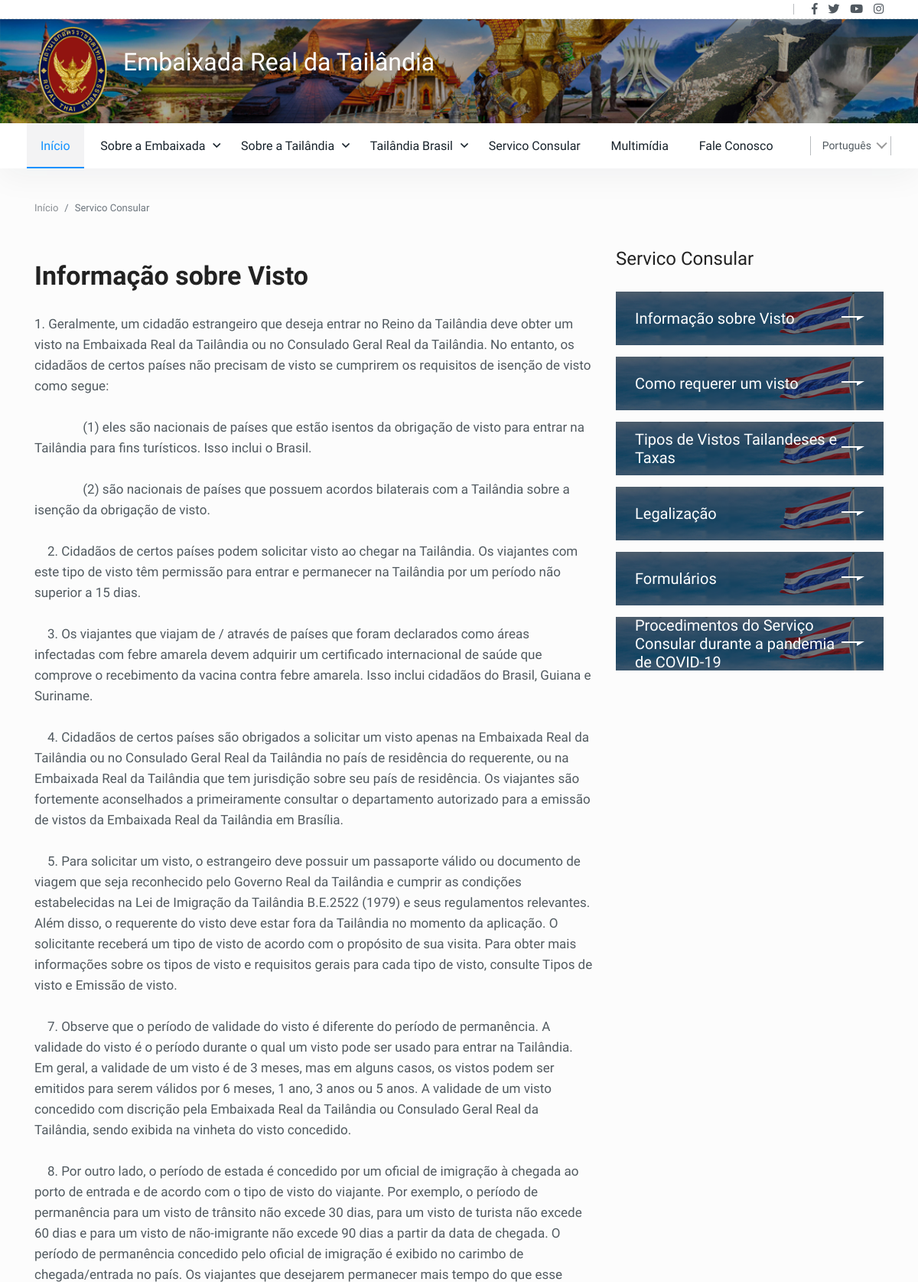
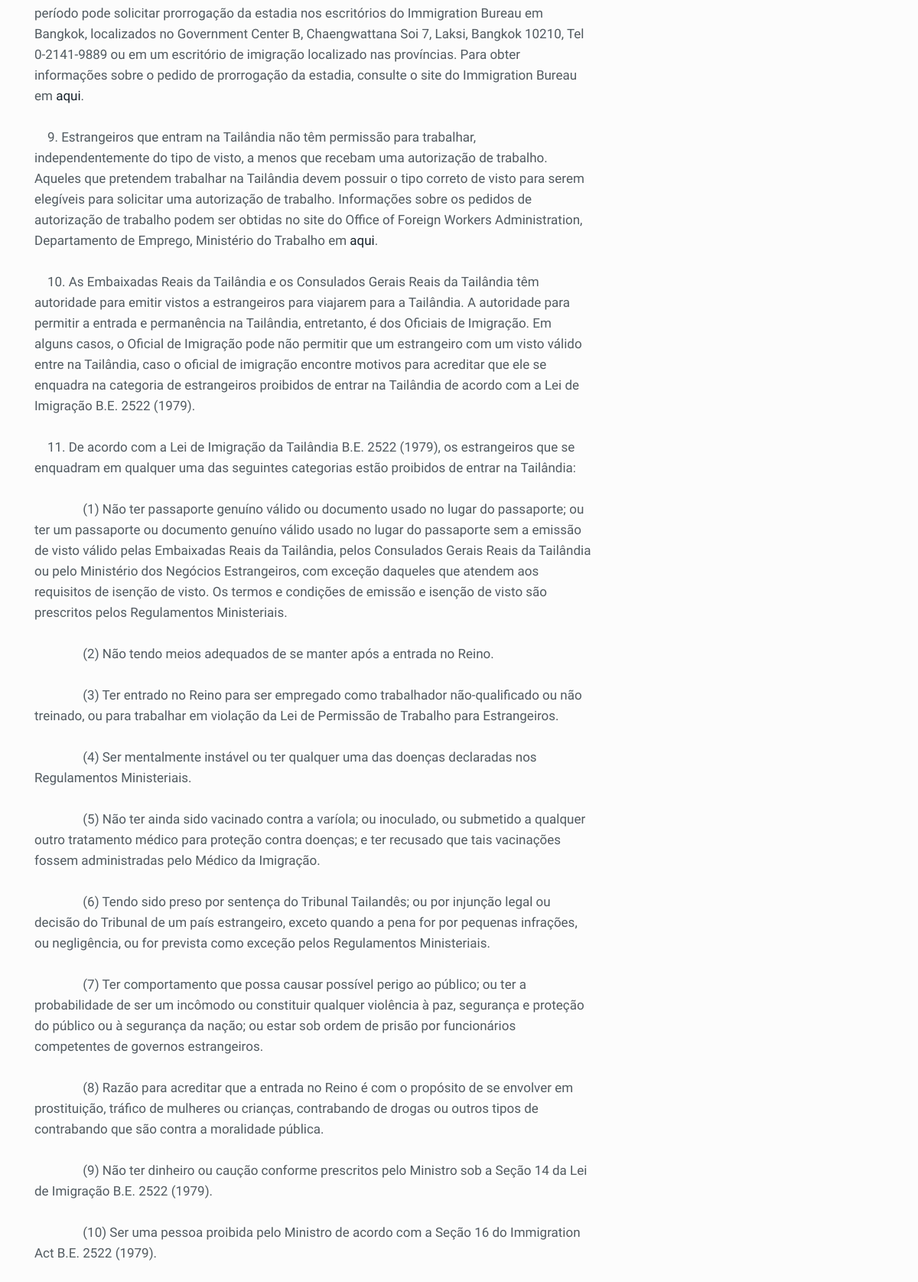
The app's page /servico-consular.php (upper part) with its own data (2 pictures, top to bottom).
### tables this page shows
CREATE TABLE `tbl_servicos_consular` (
  `id` int(11) NOT NULL,
  `titulo` varchar(250) DEFAULT NULL,
  `titulo_en` varchar(255) DEFAULT NULL,
  `titulo_th` varchar(255) DEFAULT NULL,
  `descricao` text DEFAULT NULL,
  `descricao_en` text DEFAULT NULL,
  `descricao_th` text DEFAULT NULL,
  `id_cat` int(11) DEFAULT NULL,
  `meta_title` text DEFAULT NULL,
  `meta_keywords` text DEFAULT NULL,
  `meta_description` text DEFAULT NULL,
  `foto` varchar(250) DEFAULT NULL,
  `url_amigavel` varchar(255) DEFAULT NULL
);

### lang/lang.pt.php (called while the page is built, shortened)
<?php
$lang = array();
$lang['USUARIO'] = 'Usuário';
$lang['SENHA'] = 'Senha';
$lang['INFO'] = 'Informe seu usuário e senha para acessar o painel de administração.';
$lang['PAINEL'] = 'Painel de Controle';
$lang['CADASTROS'] = 'Cadastros';
$lang['PRINCIPAL'] = 'Pricipal';
$lang['AGENDAMENTO'] = 'Agendamento';
$lang['AGENDAMENTO_TITULO'] = 'Agendamento de Serviços Consulares';
$lang['OLA'] = 'Olá';
$lang['MOSTRAR'] = 'Mostrar';
$lang['ADICIONAR'] = 'Adicionar';
$lang['DATA'] = 'Data';
$lang['HORA'] = 'Hora';
$lang['STATUS'] = 'Status';
$lang['ACOES'] = 'Ações';
$lang['ATIVO'] = 'Ativo';
$lang['INATIVO'] = 'Inativo';
$lang['SOLICITANTES'] = 'Solicitantes';
$lang['TIPO_SERVICOS'] = 'Tipo de Serviços';
$lang['USUARIOS'] = 'Usuários';
$lang['ADICIONAR_USUARIO'] = 'Adicionar Usuário';
$lang['EDITAR_USUARIO'] = 'Editar Usuário';
$lang['EDITAR AGENDAMENTO'] = 'Editar Agendamento';
$lang['NEWSLETTERS'] = 'Newsletters';
$lang['CONFIGURACAO_SITE'] = 'Configurações do Site';
$lang['BANNERS'] = 'Banners';
$lang['TEXTOS'] = 'Textos';
$lang['BLOG'] = 'Blog';
$lang['SOLUCOES'] = 'Soluções';
$lang['CONFIGURACOES'] = 'Configurações';
$lang['EXTRA'] = 'Extra';
$lang['FEITO_POR'] = 'Feito com';
$lang['POR'] = 'por';
$lang['DIREITOS'] = 'Todos os direitos reservados';
$lang['PARA_EMBAIXADA'] = 'Embaixada Real da Tailândia';
$lang['LISTAR_ITENS'] = 'Listar Itens';
$lang['BTN_ACESSAR'] = 'Acessar';
$lang['CANCELAR'] = 'Cancelar';
$lang['SAIR'] = 'Sair';
$lang['SALVAR'] = 'Salvar';
$lang['SAIBA_MAIS'] = 'Saiba Mais';
$lang['NOME'] = 'Nome Completo';
$lang['NACIONALIDADE'] = 'Nacionalidade';
$lang['TELEFONE'] = 'Telefone';
$lang['EMAIL'] = 'E-mail';
$lang['CAMPO_OBRIGATORIO'] = 'Campos de preenchimento obrigatório.';
$lang['REAGENDAMENTOS'] = 'Qtd. de Reagendamento';
$lang['ARQUIVO'] = 'Arquivo';
$lang['DIAS_ATENDIMENTO'] = 'Dias de Atendimento';
$lang['HORAS_ATENDIMENTO'] = 'Horas de Atendimento';
$lang['INICIO'] = 'Início';
$lang['SOBRE_EMBAIXADA'] = 'Sobre a Embaixada';
$lang['SOBRE_TAILANDIA'] = 'Sobre a Tailândia';
$lang['TAILANDIA_BRASIL'] = 'Tailândia Brasil';
$lang['SERVICO_CONSULAR'] = 'Servico Consular';
$lang['MULTIMIDIA'] = 'Multimídia';
$lang['CONTATO'] = 'Fale Conosco';
$lang['EQUIPE'] = 'Lista da Embaixada Equipe';
$lang['TIME'] = 'Time da Tailândia';

### Connection/con-pdo.php (called while the page is built, shortened)
<?php
$conInstanciada = '';
if(empty($conInstanciada)) {
	class Conexao {
		private static $pdo;
		public static function getInstance() {
		if (!isset(self::$pdo)) {
		 try {
		  $opcoes = array(PDO::MYSQL_ATTR_INIT_COMMAND => 'SET NAMES utf8', PDO::ATTR_PERSISTENT => TRUE);
		  self::$pdo = new PDO("mysql:host=" . HOST . "; dbname=" . DBNAME . "; charset=" . CHARSET . ";", USER, PASSWORD, $opcoes);
		  self::$pdo->setAttribute(PDO::ATTR_ERRMODE, PDO::ERRMODE_EXCEPTION);
		 } catch (PDOException $e) {
		  print "Erro: " . $e->getMessage();
		 }
		}
		return self::$pdo;
		}
	}
}

### Class/servicos.class.php (called while the page is built, shortened)
<?php
$ServicosInstanciada = '';
if(empty($ServicosInstanciada)) {
	if(file_exists('Connection/conexao.php')) {
		require_once('Connection/con-pdo.php');
	} else {
		require_once('../Connection/con-pdo.php');
		require_once('../funcoes.php');
	}
	class Servicos {
		private $pdo = null;
		private static $Servicos = null;
		private function __construct($conexao){
			$this->pdo = $conexao;
		}
		public static function getInstance($conexao){
			if (!isset(self::$Servicos)):
				self::$Servicos = new Servicos($conexao);
			endif;
			return self::$Servicos;
		}
		function rsDados($id='', $orderBy='', $limite='', $idCat='', $idDiferente='', $url_amigavel='') {
			$nCampos = 0;
			$sql = '';
			$sqlOrdem = '';
			$sqlLimite = '';
			try{
				$sql = "SELECT * FROM tbl_servicos_consular where 1=1 $sql $sqlOrdem $sqlLimite";
				$stm = $this->pdo->prepare($sql);
				for($i=1; $i<=$nCampos; $i++) {
					$stm->bindValue($i, $campo[$i]);
				}
				$stm->execute();
				$rsDados = $stm->fetchAll(PDO::FETCH_OBJ);
				if($id <> '' or $limite == 1) {
					return($rsDados[0]);
				} else {
					return($rsDados);
				}
			} catch(PDOException $erro){
				echo $erro->getMessage();
			}
		}
	}
}

### includes.php (called while the page is built, shortened)
<?php
include "Class/metasTags.class.php";
$metastags = MetasTags::getInstance(Conexao::getInstance())->rsDados();
include "Class/servicos.class.php";
$servicos = Servicos::getInstance(Conexao::getInstance());
?>

### Class/metasTags.class.php (called while the page is built, shortened)
<?php
$MetasTagsInstanciada = '';
if(empty($MetasTagsInstanciada)) {
	if(file_exists('Connection/conexao.php')) {
		require_once('Connection/con-pdo.php');
	} else {
		require_once('../Connection/con-pdo.php');
		require_once('../funcoes.php');
	}
	class MetasTags {
		private $pdo = null;
		private static $MetasTags = null;
		private function __construct($conexao){
			$this->pdo = $conexao;
		}
		public static function getInstance($conexao){
			if (!isset(self::$MetasTags)):
				self::$MetasTags = new MetasTags($conexao);
			endif;
			return self::$MetasTags;
		}
		function rsDados() {
			try{
				$sql = "SELECT * FROM tbl_metas_tags ";
				$stm = $this->pdo->prepare($sql);
				$stm->execute();
				$rsDados = $stm->fetchAll(PDO::FETCH_OBJ);
			} catch(PDOException $erro){
				echo $erro->getLine();
			}
			return($this);
		}
	}
}

### servico-consular.php (the view, shortened to what this page needs)
<?php
include "includes.php";
$id = '';
$descServicos = $servicos->rsDados('','','','','','', $id);
$listaServicos = $servicos->rsDados('', '', '', '', $id);
if($_SESSION['lang']=== 'en'){
    $titulo = $descServicos[0]->titulo_en;
    $descricao = $descServicos[0]->descricao_en;
}
elseif($_SESSION['lang']==='th') {
    $titulo = $descServicos[0]->titulo_th;
    $descricao = $descServicos[0]->descricao_th;
}
else
{
    $titulo = $descServicos[0]->titulo;
    $descricao = $descServicos[0]->descricao;
}
include "header.php";
?>
<section class="trending-news-area">
    <div class="container">
        <div class="row">
        <div class="col-lg-12">
                    <div class="about-author-content">
                        <nav aria-label="breadcrumb">
                            <ol class="breadcrumb">
                                <li class="breadcrumb-item"><a href="<?php echo SITE_URL?>/"><?php echo $lang['INICIO']?></a></li>
                                <li class="breadcrumb-item active" aria-current="page"><?php echo $lang['SERVICO_CONSULAR']?></li>
                            </ol>
                        </nav>
                    </div>
                </div>
                <div class="col-lg-8">
                    <div class="post-layout-top-content">
                        <div class="post-content">
                            <h3 class="title"><?php echo $titulo?></h3>
                        </div>
                        <div class="post-text mt-30">
                            <?php echo $descricao?>
                        </div>
                    </div>
                </div>
            <div class="col-lg-4">
                <div class="Categories-post mt-40">
                    <div class="section-title d-flex justify-content-between align-items-center">
                        <h3 class="title"><?php echo $lang['SERVICO_CONSULAR']?></h3>
                    </div>
                    <div class="Categories-item">
                   <?php foreach ($listaServicos as $itemServico) {
                    if($_SESSION['lang']=== 'en'){
                        $titulo = $itemServico->titulo_en;
                    }
                    elseif($_SESSION['lang']==='th') {
                        $titulo = $itemServico->titulo_th;
                    }
                    else
                    {
                        $titulo = $itemServico->titulo;
                    }
                    ?>
                    <div class="item">
                            <img src="<?php echo SITE_URL?>/images/tailandes.jpg" alt="categories">
                            <div class="Categories-content">
                                <a href="<?php echo SITE_URL?>/servico-consular/<?php echo $itemServico->url_amigavel?>">
                                    <span><?php echo $titulo;?></span>
                                    <img src="<?php echo SITE_URL?>/images/arrow.svg" alt="">
                                </a>
                            </div>
                        </div>
                        <?php }?>
                    </div>
                </div>
            </div>
        </div>
    </div>
</section>
<?php include "footer.php";?>

### css/default.css (style rules this page uses)
.mt-30 { margin-top: 30px; }
.mt-40 { margin-top: 40px; }

### records on screen
tbl_servicos_consular: titulo "Informação sobre Visto", descricao "1. Geralmente, um cidadão estrangeiro que deseja entrar no Reino da Tailândia deve obter um visto na Embaixada Real da Tailândia ou no Consulado Geral Real da Tailândia. No entanto, os cidadãos de certos países não precisam de visto se cumprirem os requisitos de isenção de visto como segue: (1) eles são nacionais de países que estão isentos da obrigação de visto para entrar na Tailândia para fins turísticos. Isso inclui o Brasil. (2) são nacionais de países que possuem acordos bilaterais com a Tailândia sobre a isenção da obrigação de visto. 2. Cidadãos de certos países podem solicitar visto ao chegar na Tailândia. Os viajantes com este tipo de visto têm permissão para entrar e permanecer…"
tbl_servicos_consular: titulo "Como requerer um visto"
tbl_servicos_consular: titulo "Tipos de Vistos Tailandeses e Taxas"
tbl_servicos_consular: titulo "Legalização"
tbl_servicos_consular: titulo "Formulários"
tbl_servicos_consular: titulo "Procedimentos do Serviço Consular durante a pandemia de COVID-19"

### other values on screen
$lang['PARA_EMBAIXADA'] "Embaixada Real da Tailândia"
$lang['INICIO'] "Início"
$lang['SOBRE_EMBAIXADA'] "Sobre a Embaixada"
$lang['SOBRE_TAILANDIA'] "Sobre a Tailândia"
$lang['TAILANDIA_BRASIL'] "Tailândia Brasil"
$lang['SERVICO_CONSULAR'] "Servico Consular"
$lang['MULTIMIDIA'] "Multimídia"
$lang['CONTATO'] "Fale Conosco"
